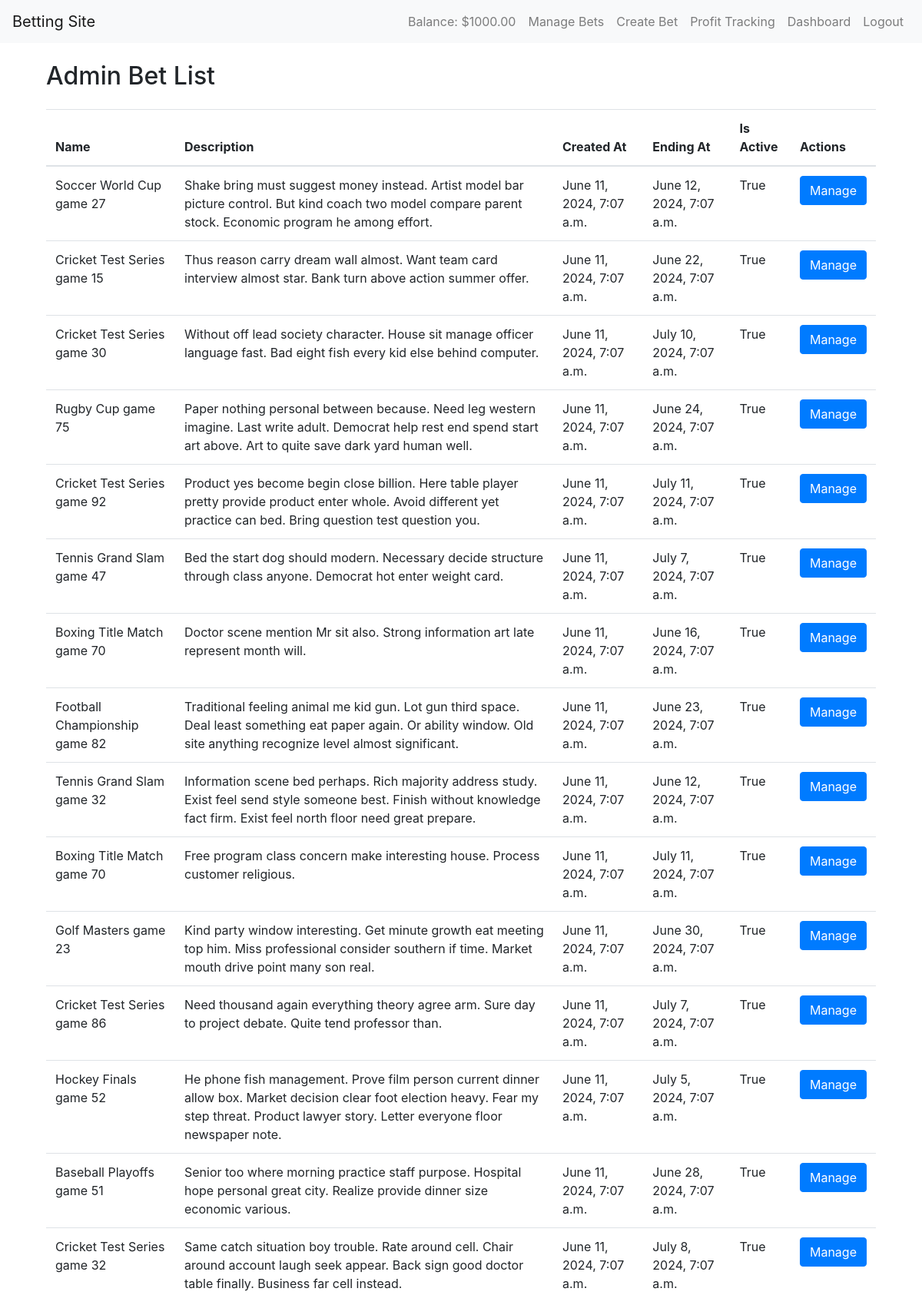
Screenshot of /gambling/admin/bets/ (signed in, upper part) with the database file from the repository.
### gambling/models.py (models this page shows, shortened)
class User(AbstractUser):
    gifted_balance = models.DecimalField(max_digits=10, decimal_places=2, default=1000.00)
    balance = models.DecimalField(max_digits=10, decimal_places=2, default=1000.00)
    last_daily_bonus = models.DateField(default=timezone.now)

class Bet(models.Model):
    name = models.CharField(max_length=100)
    description = models.TextField(blank=True)
    created_at = models.DateTimeField(default=timezone.now)
    end_time = models.DateTimeField()
    reserve = models.DecimalField(max_digits=10, decimal_places=2, default=500.00)
    is_active = models.BooleanField(default=True)
    can_buy = models.BooleanField(default=True)
    tickets_sold = models.IntegerField(default=0)
    def update_active(self):
        self.can_buy = self.can_buy and self.is_active and timezone.now() < self.end_time
        self.save()

### gambling/views.py (the view)
# urls.py: path('gambling/admin/bets/', AdminBetListView.as_view(), name='admin_bet_list'),
@method_decorator(admin_required, name='dispatch')
class AdminBetListView(View):
    def get(self, request):
        bets = Bet.objects.all()
        for bet in bets:
            bet.update_active()
        return render(request, 'gambling/admin_bet_list.html', {'bets': bets})

### gambling/models.py (called while the page is built)
@receiver(post_save, sender=Bet)
def update_reserves_on_bet_creation(sender, instance, created, **kwargs):
    if created:
        profit_record = ProfitRecord.objects.last()
        reserve_decimal = Decimal(instance.reserve)
        if profit_record:
            cumulative_profit = profit_record.cumulative_profit - reserve_decimal
            current_reserves = profit_record.current_reserves + reserve_decimal
        else:
            cumulative_profit = -reserve_decimal
            current_reserves = reserve_decimal
        ProfitRecord.objects.create(cumulative_profit=cumulative_profit, current_reserves=current_reserves)

### gambling/templates/gambling/admin_bet_list.html (shortened to what this page needs)
{% extends "gambling/layout.html" %}
{% block content %}
    <div class="container mt-4">
        <h2 class="mb-4">Admin Bet List</h2>
        <table class="table">
            <thead>
                <tr>
                    <th>Name</th>
                    <th>Description</th>
                    <th>Created At</th>
                    <th>Ending At</th>
                    <th>Is Active</th>
                    <th>Actions</th>
                </tr>
            </thead>
            <tbody>
                {% for bet in bets %}
                    <tr>
                        <td>{{ bet.name }}</td>
                        <td>{{ bet.description }}</td>
                        <td>{{ bet.created_at }}</td>
                        <td>{{ bet.end_time }}</td>
                        <td>{{ bet.is_active }}</td>
                        <td>
                            <a href="{% url 'admin_bet_management' bet.id %}" class="btn btn-primary">Manage</a>
                        </td>
                    </tr>
                {% endfor %}
            </tbody>
        </table>
    </div>
{% endblock %}

### gambling/templates/gambling/layout.html (shortened to what this page needs)
<!DOCTYPE html>
<html>
<head>
    <link rel="stylesheet" href="https://maxcdn.bootstrapcdn.com/bootstrap/4.5.2/css/bootstrap.min.css">
    {% load static %}
    <link rel="stylesheet" href="{% static 'gambling/styles.css' %}">
</head>
<body>
    <nav class="navbar navbar-expand-lg navbar-light bg-light">
        <a class="navbar-brand" href="{% url 'bets_list' %}">Betting Site</a>
        <div class="collapse navbar-collapse">
            <ul class="navbar-nav ml-auto">
                {% if user.is_authenticated %}
                    <li class="nav-item">
                        <span class="nav-link">Balance: ${{ user.balance }}</span>
                    </li>
                    {% if user.is_staff %}
                        <li class="nav-item">
                            <a class="nav-link" href="{% url 'admin_bet_list' %}">Manage Bets</a>
                        </li>
                        <li class="nav-item">
                            <a class="nav-link" href="{% url 'create_bet' %}">Create Bet</a>
                        </li>
                        <li class="nav-item">
                            <a class="nav-link" href="{% url 'profit_tracking' %}">Profit Tracking</a>
                        </li>
                    {% endif %}
                    <li class="nav-item">
                        <a class="nav-link" href="{% url 'dashboard' %}">Dashboard</a>
                    </li>
                    <li class="nav-item">
                        <a class="nav-link" href="{% url 'logout' %}">Logout</a>
                    </li>
                {% endif %}
            </ul>
        </div>
    </nav>
    <div class="container mt-4">
        {% block content %}
        {% endblock %}
    </div>
</body>
</html>

### gambling/static/gambling/styles.css (style rules this page uses)
body { margin-bottom: 100px; }
span { display: flex; flex-direction: column; justify-content: center; }

### rows the page displays
User: balance "1000.00"
Bet: name "Soccer World Cup game 27", description "Shake bring must suggest money instead. Artist model bar picture control. But kind coach two model compare parent stock. Economic program he among effort.", created_at "June 11, 2024, 7:07 a.m.", end_time "June 12, 2024, 7:07 a.m.", is_active "True"
Bet: name "Cricket Test Series game 15", description "Thus reason carry dream wall almost. Want team card interview almost star. Bank turn above action summer offer.", created_at "June 11, 2024, 7:07 a.m.", end_time "June 22, 2024, 7:07 a.m.", is_active "True"
Bet: name "Cricket Test Series game 30", description "Without off lead society character. House sit manage officer language fast. Bad eight fish every kid else behind computer.", created_at "June 11, 2024, 7:07 a.m.", end_time "July 10, 2024, 7:07 a.m.", is_active "True"
Bet: name "Rugby Cup game 75", description "Paper nothing personal between because. Need leg western imagine. Last write adult. Democrat help rest end spend start art above. Art to quite save dark yard human well.", created_at "June 11, 2024, 7:07 a.m.", end_time "June 24, 2024, 7:07 a.m.", is_active "True"
Bet: name "Cricket Test Series game 92", description "Product yes become begin close billion. Here table player pretty provide product enter whole. Avoid different yet practice can bed. Bring question test question you.", created_at "June 11, 2024, 7:07 a.m.", end_time "July 11, 2024, 7:07 a.m.", is_active "True"
Bet: name "Tennis Grand Slam game 47", description "Bed the start dog should modern. Necessary decide structure through class anyone. Democrat hot enter weight card.", created_at "June 11, 2024, 7:07 a.m.", end_time "July 7, 2024, 7:07 a.m.", is_active "True"
Bet: name "Boxing Title Match game 70", description "Doctor scene mention Mr sit also. Strong information art late represent month will.", created_at "June 11, 2024, 7:07 a.m.", end_time "June 16, 2024, 7:07 a.m.", is_active "True"
Bet: name "Football Championship game 82", description "Traditional feeling animal me kid gun. Lot gun third space. Deal least something eat paper again. Or ability window. Old site anything recognize level almost significant.", created_at "June 11, 2024, 7:07 a.m.", end_time "June 23, 2024, 7:07 a.m.", is_active "True"
Bet: name "Tennis Grand Slam game 32", description "Information scene bed perhaps. Rich majority address study. Exist feel send style someone best. Finish without knowledge fact firm. Exist feel north floor need great prepare.", created_at "June 11, 2024, 7:07 a.m.", end_time "June 12, 2024, 7:07 a.m.", is_active "True"
Bet: name "Boxing Title Match game 70", description "Free program class concern make interesting house. Process customer religious.", created_at "June 11, 2024, 7:07 a.m.", end_time "July 11, 2024, 7:07 a.m.", is_active "True"
Bet: name "Golf Masters game 23", description "Kind party window interesting. Get minute growth eat meeting top him. Miss professional consider southern if time. Market mouth drive point many son real.", created_at "June 11, 2024, 7:07 a.m.", end_time "June 30, 2024, 7:07 a.m.", is_active "True"
Bet: name "Cricket Test Series game 86", description "Need thousand again everything theory agree arm. Sure day to project debate. Quite tend professor than.", created_at "June 11, 2024, 7:07 a.m.", end_time "July 7, 2024, 7:07 a.m.", is_active "True"
Bet: name "Hockey Finals game 52", description "He phone fish management. Prove film person current dinner allow box. Market decision clear foot election heavy. Fear my step threat. Product lawyer story. Letter everyone floor newspaper note.", created_at "June 11, 2024, 7:07 a.m.", end_time "July 5, 2024, 7:07 a.m.", is_active "True"
Bet: name "Baseball Playoffs game 51", description "Senior too where morning practice staff purpose. Hospital hope personal great city. Realize provide dinner size economic various.", created_at "June 11, 2024, 7:07 a.m.", end_time "June 28, 2024, 7:07 a.m.", is_active "True"
Bet: name "Cricket Test Series game 32", description "Same catch situation boy trouble. Rate around cell. Chair around account laugh seek appear. Back sign good doctor table finally. Business far cell instead.", created_at "June 11, 2024, 7:07 a.m.", end_time "July 8, 2024, 7:07 a.m.", is_active "True"
